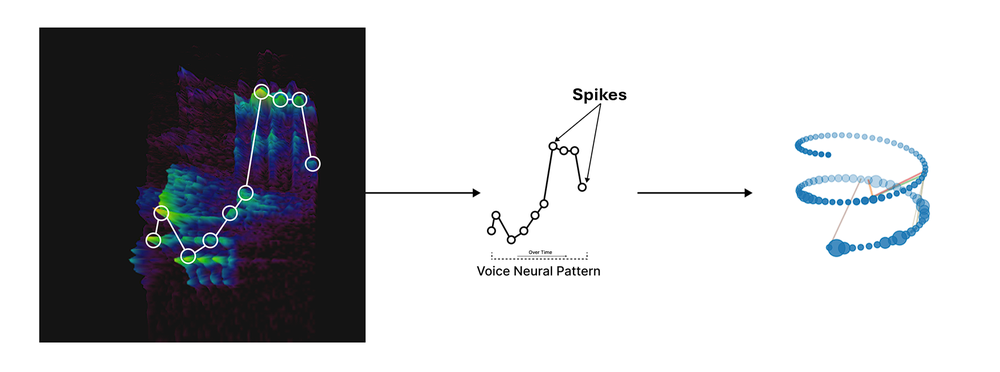
#> input picture ear.png, 1000 x 372 px, shrunk from 1766 x 657 before the run
$ python -i neuroviz.py   (imports and definitions only)   (older library calls are emulated)
#> lines starting #> are read from the running program, lines starting #| are printed output that depends on the picture
#> further down, picture is the input picture: shape (372, 1000, 3); mean B, G, R 192.7, 189.9, 189.1
# neuroviz.py  —  Creative visualizations for BabyAI (PyCharm-friendly)
# Requires: numpy, matplotlib, plotly, (opencv-python optional)
# Install:  pip install plotly matplotlib imageio opencv-python

from __future__ import annotations
import os, io, math
from typing import List, Tuple, Dict, Any, Optional

import numpy as np
import matplotlib
# [1 line not run here, left out]
import matplotlib.pyplot as plt

try:
    import cv2
    HAS_CV2 = True
except Exception:
    HAS_CV2 = False
    from PIL import Image

import plotly.graph_objs as go


# ---------------------------
# Helpers
# ---------------------------

# [4 lines left out: function _l2, not called in this run]

def _to_gray01(img_bgr: np.ndarray) -> np.ndarray:
    if img_bgr.ndim == 2:
        gray = img_bgr.astype(np.float32)
    else:
        if HAS_CV2:
            gray = cv2.cvtColor(img_bgr, cv2.COLOR_BGR2GRAY).astype(np.float32)
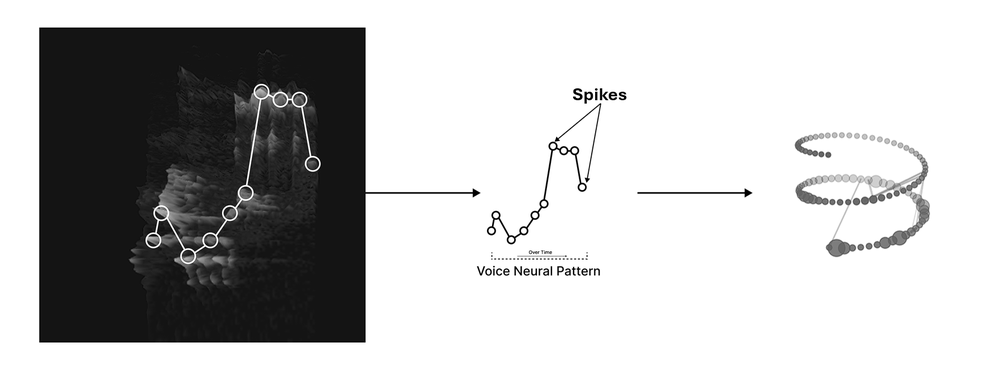
#> gray: shape (372, 1000) float32; min 0, max 255, mean 190
        else:
            im = Image.fromarray(img_bgr[:, :, ::-1])
            gray = np.array(im.convert("L"), dtype=np.float32)
    rng = gray.max() - gray.min()
#> rng = 255
    if rng < 1e-8: return np.zeros_like(gray, dtype=np.float32)
    return (gray - gray.min()) / rng

def _gabor_kernel(ksize: int, theta: float, lam: float, sigma: float, gamma: float = 0.5) -> np.ndarray:
    ax = np.arange(ksize, dtype=np.float32) - (ksize - 1) / 2.0
    xx, yy = np.meshgrid(ax, ax)
    x =  xx * np.cos(theta) + yy * np.sin(theta)
    y = -xx * np.sin(theta) + yy * np.cos(theta)
    g = np.exp(-(x**2 + (gamma**2)*(y**2)) / (2*(sigma**2))) * np.cos(2*np.pi*x/lam)
    g -= g.mean()
    g /= (np.linalg.norm(g) + 1e-8)
    return g.astype(np.float32)


# ---------------------------
# Vision: IT-style panel
# ---------------------------

def vision_it_panel(img_bgr: np.ndarray,
                    num_orient: int = 8,
                    kernel_sizes: Tuple[int, ...] = (7, 11, 15),
                    title: str = "Vision — RGC & V1 (orientation × scale)") -> plt.Figure:
    """
    Produces a Matplotlib figure with:
      - RGC ON/OFF (from DoG)
      - A grid of V1 energy maps across orientations/scales
    Returns a Matplotlib Figure for gr.Plot.
    """
    gray = _to_gray01(img_bgr)
    on  = cv2.GaussianBlur(gray, (0,0), 1.2)
    off = cv2.GaussianBlur(gray, (0,0), 2.4)
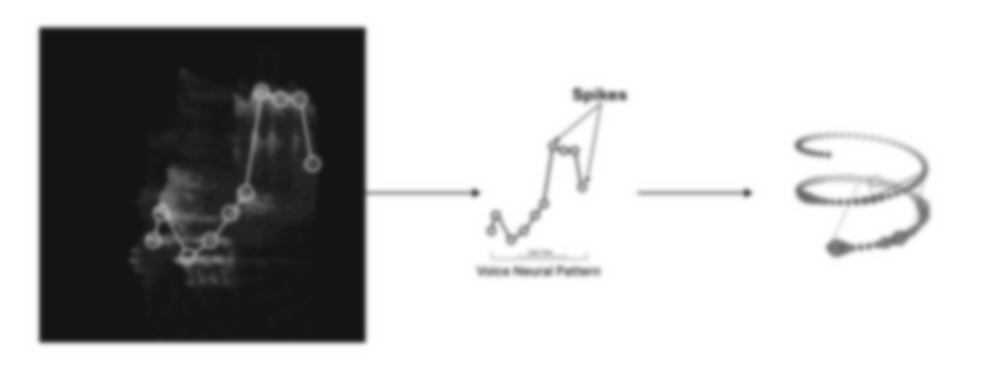
#> off: shape (372, 1000) float32; min 0.0784, max 1, mean 0.745
    on  = np.clip(on - off, 0, 1)
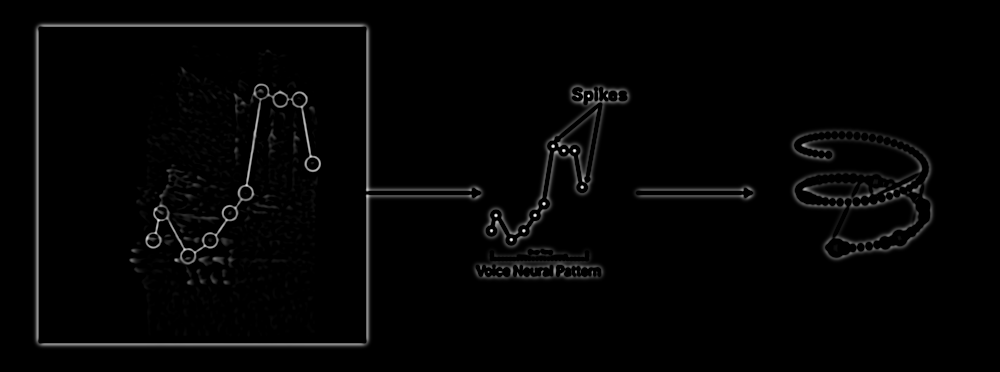
#> on: shape (372, 1000) float32; min 0, max 0.259, mean 0.00425; drawn with min black and max white
    off = np.clip(off - on, 0, 1)
    base = 0.5*(on+off)
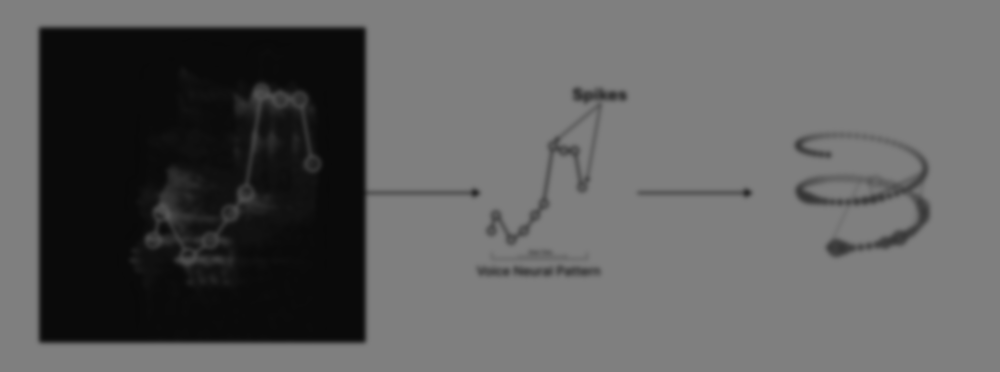
#> base: shape (372, 1000) float32; min 0.0392, max 0.5, mean 0.373

    thetas = np.linspace(0.0, np.pi, num_orient, endpoint=False)
    maps: List[np.ndarray] = []
    for k in kernel_sizes:
        lam = max(4.0, 0.6*k); sigma = 0.5*k
        for th in thetas:
            kern = _gabor_kernel(k, th, lam=lam, sigma=sigma)
            resp = cv2.filter2D(base, cv2.CV_32F, kern)
            maps.append(np.abs(resp))
#> after the loop, maps = 24 items

    n_rows = 2 + len(kernel_sizes)  # 1 row RGC (2 images merged), 1 blank spacer, then scales
    n_cols = max(4, num_orient)
    fig = plt.figure(figsize=(15, 7))
    fig.suptitle(title, fontsize=14)

    # Row 0: RGC ON/OFF
    ax = fig.add_subplot(n_rows, 2, 1)
    ax.imshow(on, cmap="magma"); ax.set_title("RGC ON"); ax.axis("off")
    ax = fig.add_subplot(n_rows, 2, 2)
    ax.imshow(off, cmap="magma"); ax.set_title("RGC OFF"); ax.axis("off")

    # Rows for scales
    idx = 0
    for si, k in enumerate(kernel_sizes):
        row = si + 3
        for oi in range(num_orient):
            m = maps[idx]; idx += 1
            ax = fig.add_subplot(n_rows, n_cols, (row-1)*n_cols + oi + 1)
            ax.imshow(m, cmap="magma")
            ax.set_title(f"V1: k={k} θ={int(thetas[oi]*180/np.pi)}°", fontsize=8)
            ax.axis("off")
#> after the loop, idx = 24

    fig.tight_layout(rect=[0, 0, 1, 0.96])
    return fig


# ---------------------------
# Voice: 3D Helix (interactive Plotly)
# ---------------------------

# [210 lines left out: functions voice_helix_html, _hemisphere_points, brain_3d_html, not called in this run]

>>> import cv2
>>> picture = cv2.imread('../ear.png')
>>> result = vision_it_panel(picture)
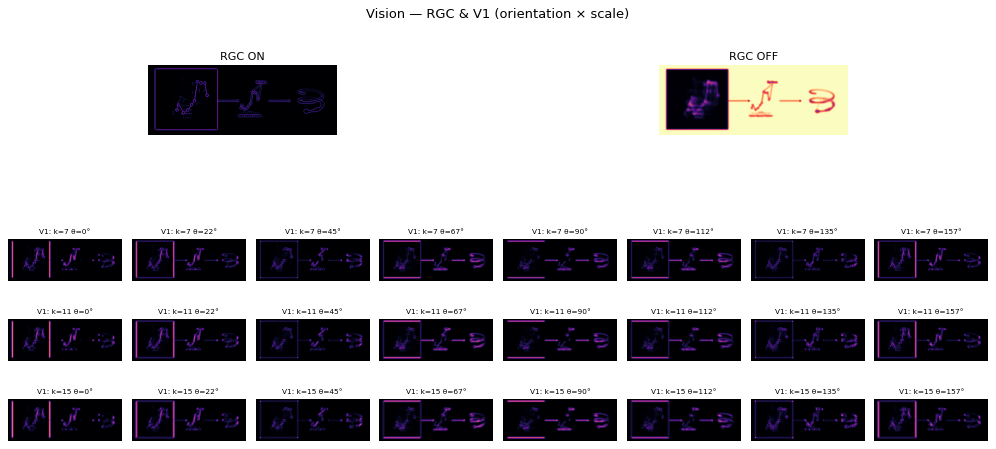
#> figure drawn by matplotlib, 26 panels

$ run again, on eye.png
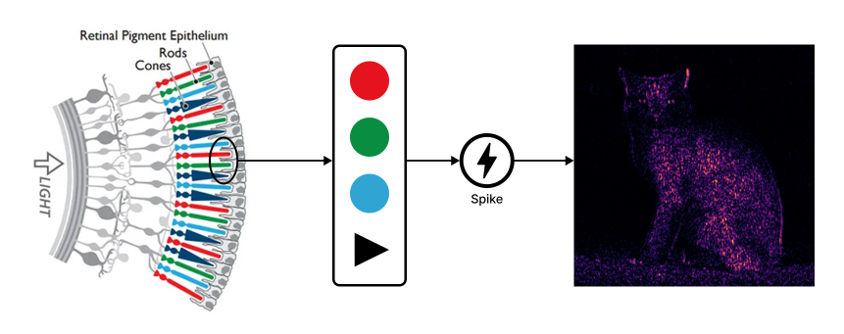
#> input picture eye.png, 844 x 334 px
#> picture is the input picture: shape (334, 844, 3); mean B, G, R 195, 190.1, 191.5
#> in _to_gray01, `gray = cv2.cvtColor(img_bgr, cv2.COLOR_BGR2GRAY).astype(np.float32)`:
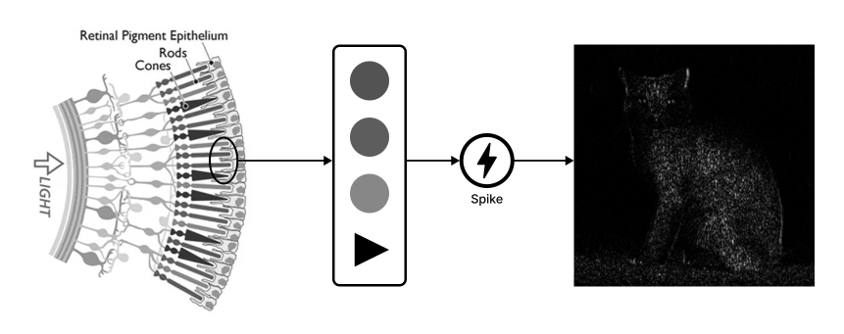
#> gray: shape (334, 844) float32; min 0, max 255, mean 191.1
#> rng = 255
#> in vision_it_panel, `base = 0.5*(on+off)`:
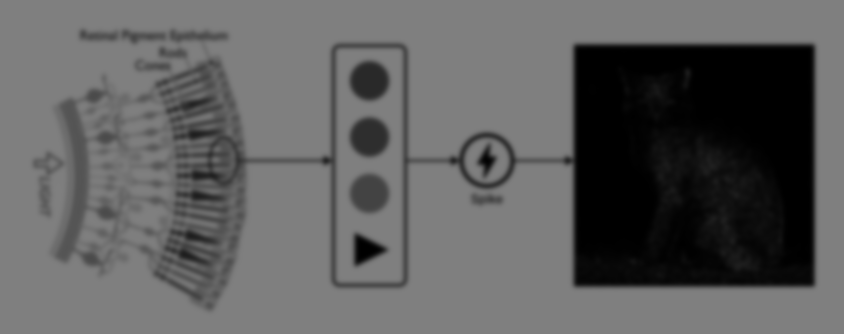
#> base: shape (334, 844) float32; min 7.83e-06, max 0.5, mean 0.375
#> after the loop in vision_it_panel, `for k in kernel_sizes:`: maps = 24 items
#> after the loop in vision_it_panel, `for si, k in enumerate(kernel_sizes):`: idx = 24

$ run again, on neural_firing.png
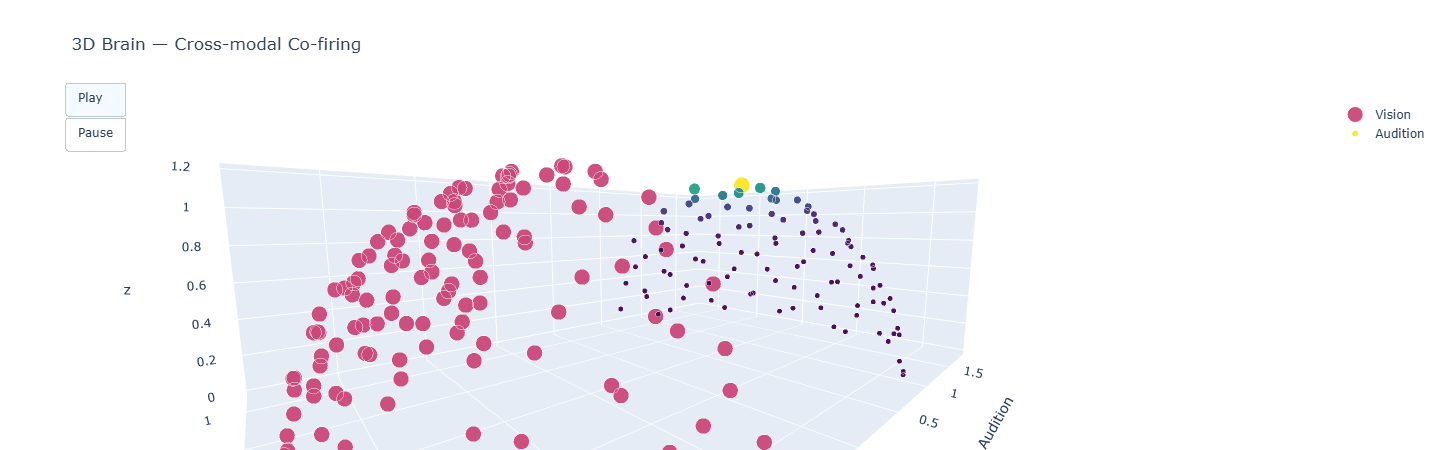
#> input picture neural_firing.png, 1431 x 450 px
#> picture is the input picture: shape (450, 1431, 3); mean B, G, R 248.1, 243.9, 245.7
#> rng = 224
#> in vision_it_panel, `on  = np.clip(on - off, 0, 1)`:
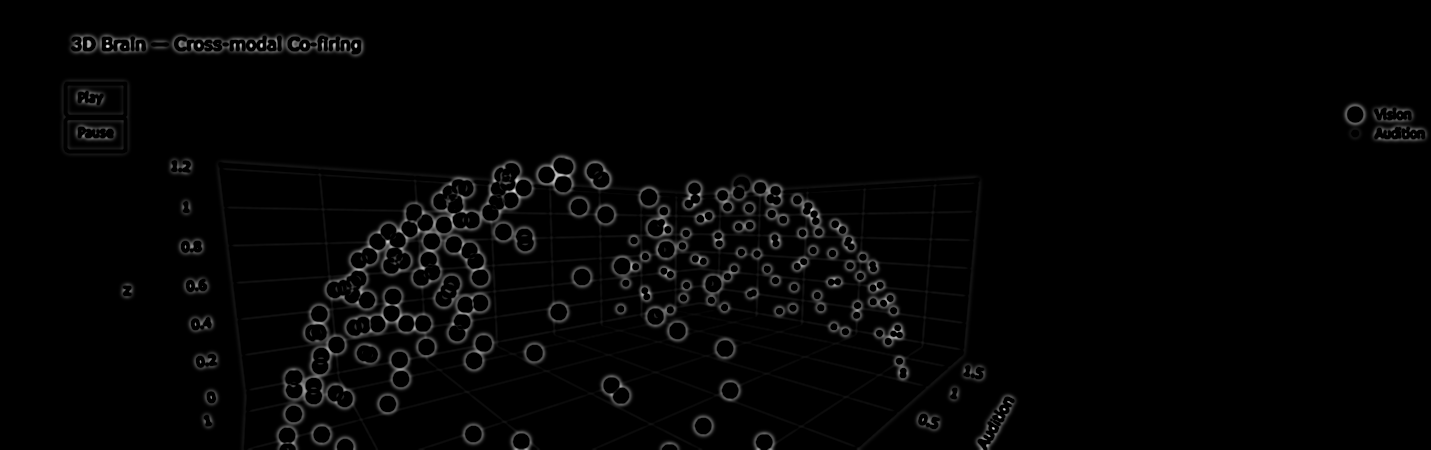
#> on: shape (450, 1431) float32; min 0, max 0.195, mean 0.00309; drawn with min black and max white
#> in vision_it_panel, `base = 0.5*(on+off)`:
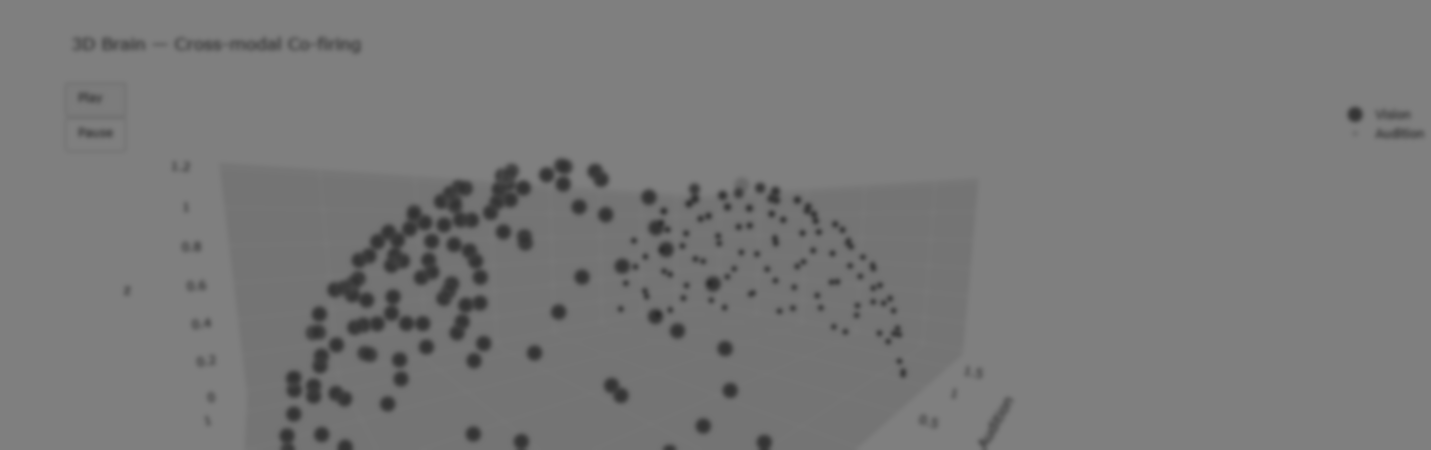
#> base: shape (450, 1431) float32; min 0.169, max 0.5, mean 0.478
#> after the loop in vision_it_panel, `for k in kernel_sizes:`: maps = 24 items
#> after the loop in vision_it_panel, `for si, k in enumerate(kernel_sizes):`: idx = 24
